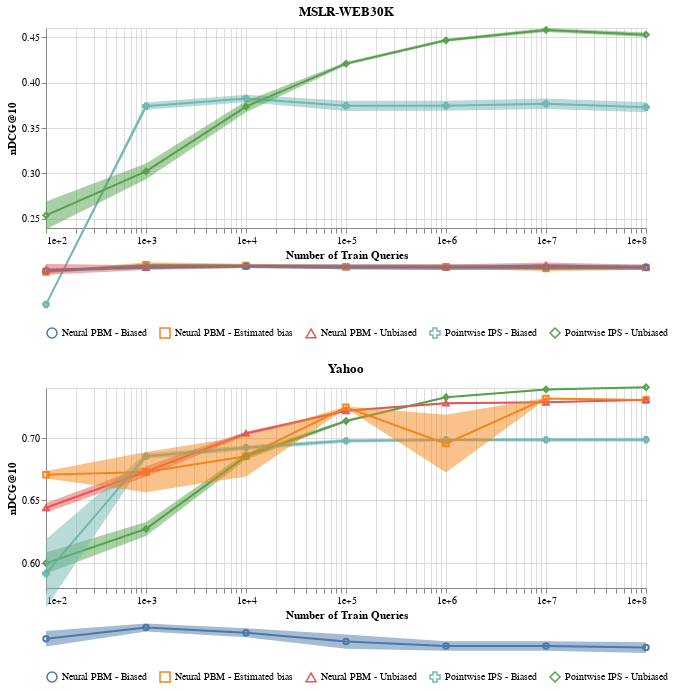

The notebook cell saved with this chart:
### Code cell
def plot(dataset_df, legend=True, width=600, height=200, metric="average_relevant_position", title="", y=[0, 1.0]): 
    lines = alt.Chart(dataset_df, width=width, height=height, title=title).mark_line().encode(
        x=alt.X("n_sessions", scale=alt.Scale(type="log"), title="Number of Train Queries", axis=alt.Axis(format="e")),
        y=alt.Y(f"mean({metric})", scale=alt.Scale(zero=False, domain=y)),
        color=alt.Color("model", legend=None),
    )

    marks = alt.Chart(dataset_df).mark_point().encode(
        x=alt.X("n_sessions", scale=alt.Scale(type="log"), title="Number of Train Queries", axis=alt.Axis(format="e")),
        y=alt.Y(f"mean({metric})", scale=alt.Scale(zero=False)),
        shape=alt.Shape("model", legend=alt.Legend(orient="bottom"), title="") if legend else alt.Shape("model", legend=None),
        color=alt.Color("model", legend=alt.Legend(orient="bottom"), title="") if legend else alt.Color("model", legend=None),
    )

    ci = alt.Chart(dataset_df).mark_errorband(opacity=0.5).encode(
        x=alt.X("n_sessions", scale=alt.Scale(type="log"), title="Number of Train Queries", axis=alt.Axis(format="e")),
        y=alt.Y(metric, scale=alt.Scale(zero=False)),
        color=alt.Color("model", legend=None),
    )

    return alt.layer(
        lines,
        marks,
        ci
    ).resolve_scale(
        color="independent",
        shape="independent",
    )

yahoo_df = test_df[test_df.dataset == "Yahoo"]
mslr_df = test_df[test_df.dataset == "MSLR-Web30K"]

(
    plot(mslr_df, legend=True, metric="nDCG@10", title="MSLR-WEB30K", y=[0.25, 0.45]) &
    plot(yahoo_df, legend=True, metric="nDCG@10", title="Yahoo", y=[0.59, 0.74])
)

### Figure 1 — Vega-Lite specification as saved in the notebook (floating-point values rounded to 4 significant figures; data arrays with more than 128 entries replaced by an {"elided": "..."} marker saying what was removed)
{"config": {"view": {"continuousWidth": 400, "continuousHeight": 300}}, "vconcat": [{"layer": [{"mark": "line", "encoding": {"color": {"type": "nominal", "field": "model", "legend": null}, "x": {"type": "quantitative", "axis": {"format": "e"}, "field": "n_sessions", "scale": {"type": "log"}, "title": "Number of Train Queries"}, "y": {"type": "quantitative", "aggregate": "mean", "field": "nDCG@10", "scale": {"domain": [0.25, 0.45], "zero": false}}}, "height": 200, "title": "MSLR-WEB30K", "width": 600}, {"mark": "point", "encoding": {"color": {"type": "nominal", "field": "model", "legend": {"orient": "bottom"}, "title": ""}, "shape": {"type": "nominal", "field": "model", "legend": {"orient": "bottom"}, "title": ""}, "x": {"type": "quantitative", "axis": {"format": "e"}, "field": "n_sessions", "scale": {"type": "log"}, "title": "Number of Train Queries"}, "y": {"type": "quantitative", "aggregate": "mean", "field": "nDCG@10", "scale": {"zero": false}}}}, {"mark": {"type": "errorband", "opacity": 0.5}, "encoding": {"color": {"type": "nominal", "field": "model", "legend": null}, "x": {"type": "quantitative", "axis": {"format": "e"}, "field": "n_sessions", "scale": {"type": "log"}, "title": "Number of Train Queries"}, "y": {"type": "quantitative", "field": "nDCG@10", "scale": {"zero": false}}}}], "data": {"name": "data-30ebc12dc08350d007074b9c1b9d1e51"}, "resolve": {"scale": {"color": "independent", "shape": "independent"}}}, {"layer": [{"mark": "line", "encoding": {"color": {"type": "nominal", "field": "model", "legend": null}, "x": {"type": "quantitative", "axis": {"format": "e"}, "field": "n_sessions", "scale": {"type": "log"}, "title": "Number of Train Queries"}, "y": {"type": "quantitative", "aggregate": "mean", "field": "nDCG@10", "scale": {"domain": [0.59, 0.74], "zero": false}}}, "height": 200, "title": "Yahoo", "width": 600}, {"mark": "point", "encoding": {"color": {"type": "nominal", "field": "model", "legend": {"orient": "bottom"}, "title": ""}, "shape": {"type": "nominal", "field": "model", "legend": {"orient": "bottom"}, "title": ""}, "x": {"type": "quantitative", "axis": {"format": "e"}, "field": "n_sessions", "scale": {"type": "log"}, "title": "Number of Train Queries"}, "y": {"type": "quantitative", "aggregate": "mean", "field": "nDCG@10", "scale": {"zero": false}}}}, {"mark": {"type": "errorband", "opacity": 0.5}, "encoding": {"color": {"type": "nominal", "field": "model", "legend": null}, "x": {"type": "quantitative", "axis": {"format": "e"}, "field": "n_sessions", "scale": {"type": "log"}, "title": "Number of Train Queries"}, "y": {"type": "quantitative", "field": "nDCG@10", "scale": {"zero": false}}}}], "data": {"name": "data-515ad07b71486a2b291ac355d5d4bd8f"}, "resolve": {"scale": {"color": "independent", "shape": "independent"}}}], "$schema": "https://vega.github.io/schema/vega-lite/v4.8.1.json", "datasets": {"data-30ebc12dc08350d007074b9c1b9d1e51": {"elided": "347 records"}, "data-515ad07b71486a2b291ac355d5d4bd8f": {"elided": "345 records"}}}
